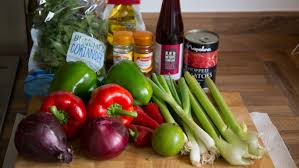
%> input picture Assignment 2/image.jpg, 299 x 168 px
$ octave test.m   (GNU Octave 9; MATLAB toolbox functions it lacks are replaced by stand-ins)
%> lines starting %> are read from the running program, lines starting %| are printed output that depends on the picture
### Assignment 2/histogram_plot.m
function [bin_loc_R, bin_count_R, bin_loc_G, bin_count_G, bin_loc_B, bin_count_B]=histogram_plot(I,n)

fre=zeros(256,1);
[k,l]=size(I);
% selecting R channel of color image and doing bin calculation
R = I(:,:,1);
[bin_loc_R, bin_count_R]=bins_calculation(R,n);

% selecting G channel of color image and doing bin calculation
G = I(:,:,2);
[bin_loc_G, bin_count_G]=bins_calculation(G,n);

% selecting B channel of color image and doing bin calculation
B = I(:,:,3);
[bin_loc_B bin_count_B]=bins_calculation(B,n);

% histogram plot for R channel
figure();
subplot(3,1,1)
stem(bin_loc_R, bin_count_R,'red')
title('R channel using manual function')

% histogram plot for G channel
subplot(3,1,2)
stem(bin_loc_G, bin_count_G,'green')
title('G channel using manual function')

% histogram plot for B channel
subplot(3,1,3)
stem(bin_loc_B, bin_count_B,'blue')
title('B channel using manual function')

% histogram plot for triplet
bin_loc_G = bin_loc_G + 1*ones(n,1);
bin_loc_B = bin_loc_B +2*ones(n,1);
figure();
stem(bin_loc_R, bin_count_R,'red')
hold on;
stem(bin_loc_B, bin_count_B,'blue')
hold on;
stem(bin_loc_G, bin_count_G,'green')
title('triplet using manual function')
end

### Assignment 2/bins_calculation.m
function [bin_loc, bin_count]=bins_calculation(I,n)

% condition for dividing 256 in no of bins
if(mod(256,n-1)~=0)
    n1=256- mod(256,n-1);
    n2 = n1/(n-1);
else
    n2 = 256/n;
end

fre=zeros(256,1);
[k,l]=size(I);
% calculating  frequency of all pixels
for i=1:k
    for j=1:l
        p=I(i,j);
        fre(p+1,1)=fre(p+1,1)+1;
    end
end
% bin have four columns bin interval,bin location ,bin count
bin=zeros(n,4);
bin(1,1)=0;
% code for finding bin interval range for each bin
for i=1:256
    if(i==1)
        bin(i,1)=0;
    else
         bin(i,1)=bin(i-1,2)+1;

    end
    if(i==n)
       bin(i,2)=255;
       break;
    else
        bin(i,2)=bin(i,1)+n2-1;

    end
end
% counting no of bin count in each bin interval
j=1;
for i=1:256
    bin(j,3) = fre(i,1)+bin(j,3);
    if(i==bin(j,2)+1)
        j=j+1;
    end
end
% this finds bin location of each bin interval
for i=1:n
    bin(i,4)=round((bin(i,1)+bin(i,2))/2);
bin_loc=bin(:,4);
bin_count=bin(:,3);
end

### Assignment 2/histogram_equalization.m
function [I, trans]=histogram_equalization(a)

[m n]= size(a);
b=a;
% freq will store frequency of each pixel
freq=zeros(256,1);
% fr will store frequency of equalized image
fr=zeros(256,1);
[m,n]=size(a);
% finding frequency of each pixel
for i=1:m
    for j=1:n
        p=a(i,j);
        freq(p+1,1)=freq(p+1,1)+1;
    end
end

% normalized will store normalised value(divinding freq by m*n) of each pixel
normalized=zeros(256,1);
for i=1:256
    normalized(i,1)=freq(i,1)/(m*n);
end
% finding CDF of each pixel
d=zeros(256,1);
    for i=1:256
        d(i,1)=0;
        for k= 1:i
            d(i,1)=((normalized(k,1)+d(i,1)));
        end
    end

s=zeros(256,1);
% To findout Sk, multiplying cdf with L-1 or 255 and then rounding of the result
for i=1:256
    s(i,1)=round(255*d(i,1));
end
%  intensity transformation: replacing rk with sk
for i=1:m
    for j=1:n
        k=a(i,j);
        t=s(k+1,1);
        a(i,j)=t;
    end
end

I = a;
trans =s;

% finding frequency of each pixel in equalised image
for i=1:m
    for j=1:n
        p=I(i,j);
        fr(p+1,1)=fr(p+1,1)+1;
    end
end

% plotting original image and equalised image
figure();
subplot(2,2,1);
imshow(b);
title('original image');
subplot(2,2,2);
imshow(I)
title('equalised image');
%histogram of original image and histogram of equalised image
subplot(2,2,3);
stem(freq)
title('histogram of original image');
subplot(2,2,4);
stem(fr)
title('histogram of equalised image');

end

### Assignment 2/test.m
clc;
clear all;
close all;
I=imread('image.jpg');
%> I is the input picture: size 168x299x3 uint8; mean R, G, B 103.9, 83.5, 58.5
[mm nn oo] = size(I);
%> mm = 168; nn = 299; oo = 3

n = input('Enter the number of bin');
%> the answer given: 3
if(n>=1 && n<=256)
else
    n = 256;
end
figure()
imshow(I)
tic
% for color image calling histogram plot function and plotting histogram of each channel
if(oo==3)
  [bin_loc_R, bin_count_R,bin_loc_G, bin_count_G, bin_loc_B, bin_count_B]=histogram_plot(I,n);
%> in histogram_plot, `R = I(:,:,1);`:
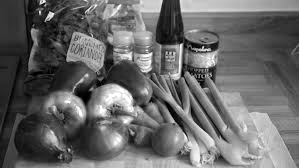
%> R: size 168x299 uint8; min 0, max 255, mean 103.9
%> after the loop in bins_calculation, `for i=1:k`: fre = 256 values, max 561 at index 52, min 0 at index 256, mean 196.2
%> after the loop in bins_calculation, `for i=1:256`: bin = [0 84.33 50232 0; 85.33 169.7 0 0; 170.7 255 0 0]; j = 1
%> the loop in bins_calculation, `for i=1:n` made 3 passes
%> bin_loc on passes 1 to 3: [42; 0; 0], [42; 128; 0], [42; 128; 213]
%> after the loop in bins_calculation, `for i=1:n`: bin = [0 84.33 50232 42; 85.33 169.7 0 128; 170.7 255 0 213]
%> in histogram_plot, `[bin_loc_R, bin_count_R]=bins_calculation(R,n);`: bin_loc_R = [42; 128; 213]; bin_count_R = [50232; 0; 0]
%> in histogram_plot, `G = I(:,:,2);`:
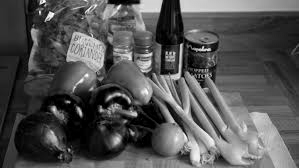
%> G: size 168x299 uint8; min 0, max 255, mean 83.5
%> the loop in bins_calculation (call 2), `for i=1:n` made 3 passes
%> in histogram_plot, `[bin_loc_G, bin_count_G]=bins_calculation(G,n);`: bin_loc_G = [42; 128; 213]; bin_count_G = [50232; 0; 0]
%> in histogram_plot, `B = I(:,:,3);`:
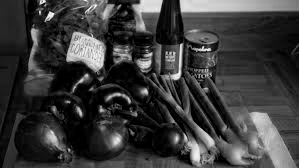
%> B: size 168x299 uint8; min 0, max 255, mean 58.5
%> in histogram_plot, `[bin_loc_B bin_count_B]=bins_calculation(B,n);`: bin_loc_B = [42; 128; 213]; bin_count_B = [50232; 0; 0]
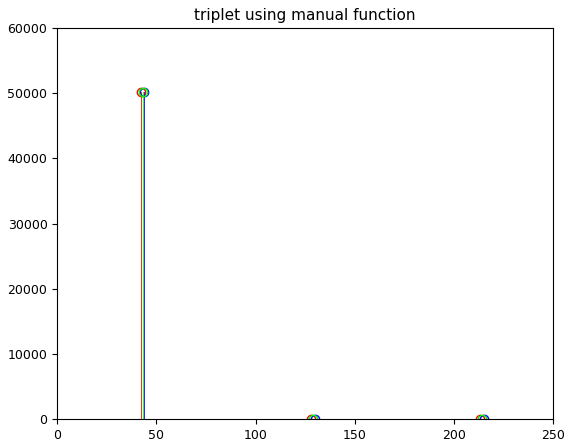
%> figure redrawn from the program's plot data
%> bin_loc_R = [42; 128; 213]; bin_count_R = [50232; 0; 0]; bin_loc_G = [43; 129; 214]; bin_count_G = [50232; 0; 0]; bin_loc_B = [44; 130; 215]; bin_count_B = [50232; 0; 0]
end
time_taken_by_manual_function=toc
%  grayscale image
if(oo==1)
    [bin_loc, bin_count]=bins_calculation(I,n);
    figure();
    stem(bin_loc, bin_count)
end

%**********INBUILT FUNCTIONS******
% plotting histogram of color image using inbuilt function 'imhist'
tic
R=I(:,:,1);
G=I(:,:,2);
B=I(:,:,3);
figure()
subplot(3,1,1)
imhist(R,n)
title('R channel using Inbuilt function')
subplot(3,1,2)
imhist(G,n)
title('G channel using Inbuilt function')
subplot(3,1,3)
imhist(B,n)
title('B channel using Inbuilt function')

% histogram equalization using 'histeq'
a=rgb2gray(I);
[Ie, trans]=histogram_equalization(a);
%> after the loop in histogram_equalization, `for i=1:m`: freq = 256 values, max 674 at index 48, min 0 at index 1, mean 196.2
%> after the loop in histogram_equalization, `for i=1:256`: normalized = 256 values, max 0.0134 at index 48, min 0 at index 1, mean 0.00391
%> after the loop in histogram_equalization, `for i=1:256`: d = 256 values from 0 to 1
%> after the loop in histogram_equalization, `for i=1:256`: s = 256 values from 0 to 255
%> after the loop in histogram_equalization, `for i=1:m`:
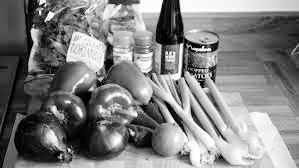
%> a: size 168x299 uint8; min 0, max 255, mean 128.3
%> after the loop in histogram_equalization, `for i=1:m`: fr = 256 values, max 674 at index 76, min 0 at index 7, mean 196.2
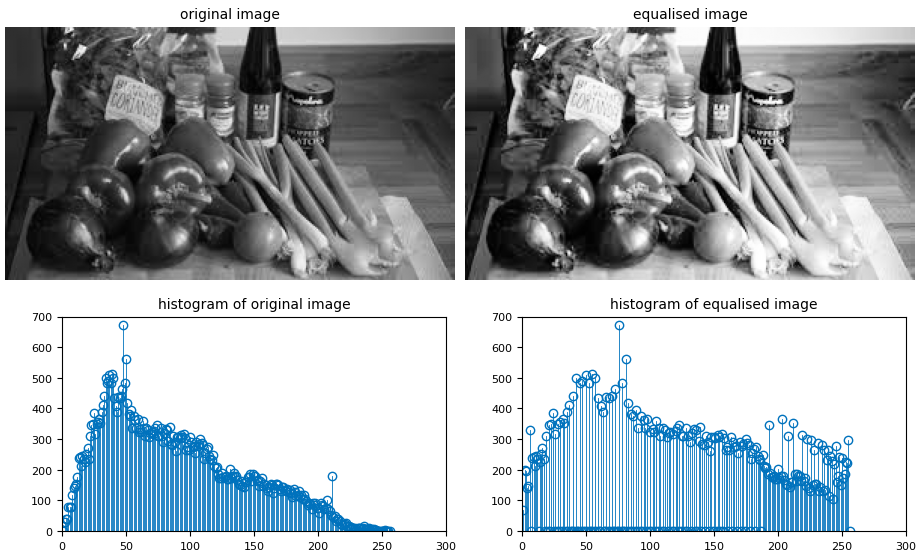
%> figure redrawn from the program's plot data, 4 panels
%> trans = 256 values from 0 to 255
figure()
subplot(2,1,1)
histeq(Ie)
title('equalised image using inbulit fun')
g=a;
subplot(2,1,2)
imhist(g)
title('histogram of equalised image using inbulit fun')
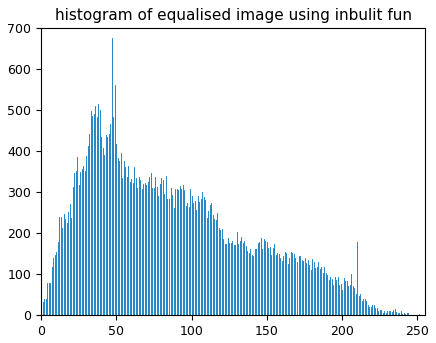
%> figure redrawn from the program's plot data; highest point at x = 47, y = 674
time_taken_by_inbuilt_function=toc

$ run again, with Assignment 2/download.jpg copied over Assignment 2/image.jpg
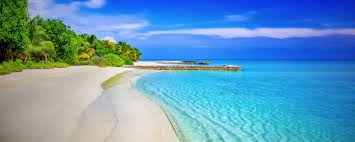
%> input picture Assignment 2/download.jpg, 355 x 142 px
%> I is the input picture: size 142x355x3 uint8; mean R, G, B 98.3, 153.1, 188.1
%> after the loop in bins_calculation, `for i=1:k`: fre = 256 values, max 584 at index 20, min 0 at index 253, mean 196.9
%> after the loop in bins_calculation, `for i=1:256`: bin = [0 84.33 50410 0; 85.33 169.7 0 0; 170.7 255 0 0]; j = 1
%> the loop in bins_calculation, `for i=1:n` made 3 passes
%> bin_loc on passes 1 to 3: [42; 0; 0], [42; 128; 0], [42; 128; 213]
%> after the loop in bins_calculation, `for i=1:n`: bin = [0 84.33 50410 42; 85.33 169.7 0 128; 170.7 255 0 213]
%> in histogram_plot, `[bin_loc_R, bin_count_R]=bins_calculation(R,n);`: bin_loc_R = [42; 128; 213]; bin_count_R = [50410; 0; 0]
%> the loop in bins_calculation (call 2), `for i=1:n` made 3 passes
%> in histogram_plot, `[bin_loc_G, bin_count_G]=bins_calculation(G,n);`: bin_loc_G = [42; 128; 213]; bin_count_G = [50410; 0; 0]
%> in histogram_plot, `[bin_loc_B bin_count_B]=bins_calculation(B,n);`: bin_loc_B = [42; 128; 213]; bin_count_B = [50410; 0; 0]
%> `[bin_loc_R, bin_count_R,bin_loc_G, bin_count_G, bin_loc_B, bin_count_B..`: bin_loc_R = [42; 128; 213]; bin_count_R = [50410; 0; 0]; bin_loc_G = [43; 129; 214]; bin_count_G = [50410; 0; 0]; bin_loc_B = [44; 130; 215]; bin_count_B = [50410; 0; 0]
%> after the loop in histogram_equalization, `for i=1:m`: freq = 256 values, max 438 at index 161, min 0 at index 250, mean 196.9
%> after the loop in histogram_equalization, `for i=1:256`: normalized = 256 values, max 0.00869 at index 161, min 0 at index 250, mean 0.00391
%> after the loop in histogram_equalization, `for i=1:256`: d = 256 values from 9.92e-05 to 1
%> after the loop in histogram_equalization, `for i=1:256`: s = 256 values from 0 to 255
%> after the loop in histogram_equalization, `for i=1:m`:
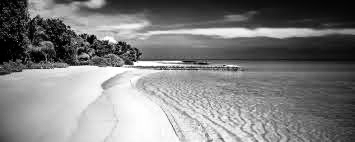
%> a: size 142x355 uint8; min 0, max 255, mean 128.3
%> after the loop in histogram_equalization, `for i=1:m`: fr = 256 values, max 447 at index 24, min 0 at index 23, mean 196.9
%> `[Ie, trans]=histogram_equalization(a);`: trans = 256 values from 0 to 255
%> `title('histogram of equalised image using inbulit fun')`:
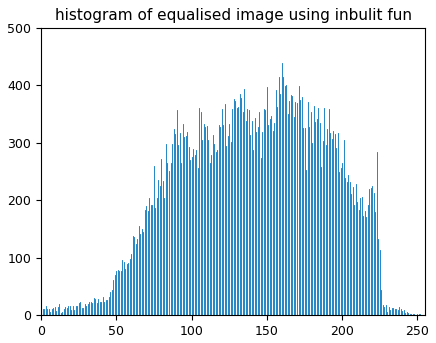
%> figure redrawn from the program's plot data; highest point at x = 160, y = 438

$ run again, with Assignment 2/einstein.jpg copied over Assignment 2/image.jpg
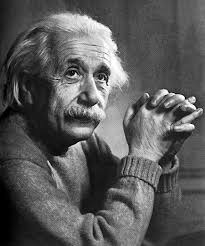
%> input picture Assignment 2/einstein.jpg, 205 x 246 px
%> I is the input picture: size 246x205x3 uint8; min 0, max 255, mean 89.5
%> after the loop in bins_calculation, `for i=1:k`: fre = 256 values, max 767 at index 77, min 0 at index 256, mean 197
%> after the loop in bins_calculation, `for i=1:256`: bin = [0 84.33 50430 0; 85.33 169.7 0 0; 170.7 255 0 0]; j = 1
%> the loop in bins_calculation, `for i=1:n` made 3 passes
%> bin_loc on passes 1 to 3: [42; 0; 0], [42; 128; 0], [42; 128; 213]
%> after the loop in bins_calculation, `for i=1:n`: bin = [0 84.33 50430 42; 85.33 169.7 0 128; 170.7 255 0 213]
%> in histogram_plot, `[bin_loc_R, bin_count_R]=bins_calculation(R,n);`: bin_loc_R = [42; 128; 213]; bin_count_R = [50430; 0; 0]
%> the loop in bins_calculation (call 2), `for i=1:n` made 3 passes
%> in histogram_plot, `[bin_loc_G, bin_count_G]=bins_calculation(G,n);`: bin_loc_G = [42; 128; 213]; bin_count_G = [50430; 0; 0]
%> in histogram_plot, `[bin_loc_B bin_count_B]=bins_calculation(B,n);`: bin_loc_B = [42; 128; 213]; bin_count_B = [50430; 0; 0]
%> `[bin_loc_R, bin_count_R,bin_loc_G, bin_count_G, bin_loc_B, bin_count_B..`: bin_loc_R = [42; 128; 213]; bin_count_R = [50430; 0; 0]; bin_loc_G = [43; 129; 214]; bin_count_G = [50430; 0; 0]; bin_loc_B = [44; 130; 215]; bin_count_B = [50430; 0; 0]
%> after the loop in histogram_equalization, `for i=1:m`: freq has the same summary as fre in bins_calculation
%> after the loop in histogram_equalization, `for i=1:256`: normalized = 256 values, max 0.0152 at index 77, min 0 at index 256, mean 0.00391
%> after the loop in histogram_equalization, `for i=1:256`: d = 256 values from 0.00863 to 1
%> after the loop in histogram_equalization, `for i=1:256`: s = 256 values from 2 to 255
%> after the loop in histogram_equalization, `for i=1:m`:
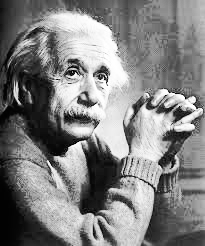
%> a: size 246x205 uint8; min 2, max 255, mean 128.3
%> after the loop in histogram_equalization, `for i=1:m`: fr = 256 values, max 767 at index 121, min 0 at index 1, mean 197
%> `[Ie, trans]=histogram_equalization(a);`: trans = 256 values from 2 to 255
%> `title('histogram of equalised image using inbulit fun')`:
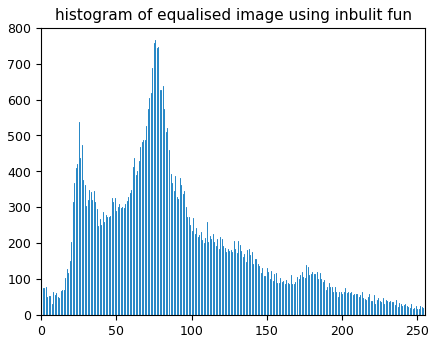
%> figure redrawn from the program's plot data; highest point at x = 76, y = 767
